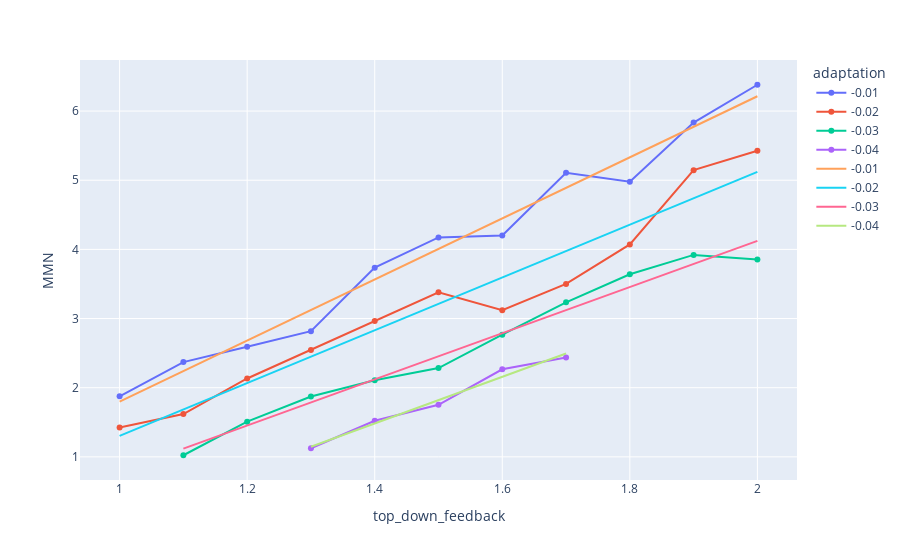

The code cell stored with this chart in its notebook:
### Code cell
# TODO fit by a linear regression and plot the results

from sklearn.linear_model import LinearRegression

fig = px.line(df_temp_q, x = 'top_down_feedback', y = 'MMN', color = 'adaptation', markers = True)


for i in [-0.01,-0.02,-0.03,-0.04]:
    temp = df_temp_q[df_temp_q['adaptation'] == i]
    l = np.array(temp['top_down_feedback'])
    l = l[:,np.newaxis]
    #l = np.reshape(l,(len(l),1))
    m = np.array(temp['MMN'])
    m = m[:,np.newaxis]
    # print(l)
    reg = LinearRegression().fit(l,m)
    # df_temp_2 = pd.DataFrame(list(zip(temp['top_down_feedback'],reg.predict(l))), columns = ['top_down','pred'])
    # figtemp = px.line(df_temp_2, x='top_down', y='pred', color = 'test')
    fig.add_trace(go.Scatter(x = temp['top_down_feedback'], y = np.reshape(reg.predict(l),-1), mode = 'lines', name = str(i)))
fig.show()

### Figure 1 — Plotly figure (JSON) as saved in the notebook; plotly's stock layout.template omitted (floating-point values rounded to 4 significant figures)
{"data": [{"hovertemplate": "adaptation=-0.01<br>top_down_feedback=%{x}<br>MMN=%{y}<extra></extra>", "legendgroup": "-0.01", "line": {"color": "#636efa", "dash": "solid"}, "marker": {"symbol": "circle"}, "mode": "markers+lines", "name": "-0.01", "orientation": "v", "showlegend": true, "type": "scatter", "x": [1, 1.1, 1.2, 1.3, 1.4, 1.5, 1.6, 1.7, 1.8, 1.9, 2], "xaxis": "x", "y": [1.876, 2.371, 2.591, 2.817, 3.736, 4.173, 4.2, 5.108, 4.979, 5.834, 6.38], "yaxis": "y"}, {"hovertemplate": "adaptation=-0.02<br>top_down_feedback=%{x}<br>MMN=%{y}<extra></extra>", "legendgroup": "-0.02", "line": {"color": "#EF553B", "dash": "solid"}, "marker": {"symbol": "circle"}, "mode": "markers+lines", "name": "-0.02", "orientation": "v", "showlegend": true, "type": "scatter", "x": [1, 1.1, 1.2, 1.3, 1.4, 1.5, 1.6, 1.7, 1.8, 1.9, 2], "xaxis": "x", "y": [1.426, 1.619, 2.133, 2.546, 2.966, 3.379, 3.12, 3.501, 4.072, 5.146, 5.427], "yaxis": "y"}, {"hovertemplate": "adaptation=-0.03<br>top_down_feedback=%{x}<br>MMN=%{y}<extra></extra>", "legendgroup": "-0.03", "line": {"color": "#00cc96", "dash": "solid"}, "marker": {"symbol": "circle"}, "mode": "markers+lines", "name": "-0.03", "orientation": "v", "showlegend": true, "type": "scatter", "x": [1.1, 1.2, 1.3, 1.4, 1.5, 1.6, 1.7, 1.8, 1.9, 2], "xaxis": "x", "y": [1.023, 1.509, 1.873, 2.107, 2.284, 2.767, 3.235, 3.641, 3.92, 3.852], "yaxis": "y"}, {"hovertemplate": "adaptation=-0.04<br>top_down_feedback=%{x}<br>MMN=%{y}<extra></extra>", "legendgroup": "-0.04", "line": {"color": "#ab63fa", "dash": "solid"}, "marker": {"symbol": "circle"}, "mode": "markers+lines", "name": "-0.04", "orientation": "v", "showlegend": true, "type": "scatter", "x": [1.3, 1.4, 1.5, 1.6, 1.7], "xaxis": "x", "y": [1.125, 1.521, 1.752, 2.266, 2.438], "yaxis": "y"}, {"mode": "lines", "name": "-0.01", "type": "scatter", "x": [1, 1.1, 1.2, 1.3, 1.4, 1.5, 1.6, 1.7, 1.8, 1.9, 2], "y": [1.797, 2.239, 2.681, 3.123, 3.564, 4.006, 4.448, 4.889, 5.331, 5.773, 6.214]}, {"mode": "lines", "name": "-0.02", "type": "scatter", "x": [1, 1.1, 1.2, 1.3, 1.4, 1.5, 1.6, 1.7, 1.8, 1.9, 2], "y": [1.304, 1.685, 2.067, 2.449, 2.831, 3.212, 3.594, 3.976, 4.358, 4.739, 5.121]}, {"mode": "lines", "name": "-0.03", "type": "scatter", "x": [1.1, 1.2, 1.3, 1.4, 1.5, 1.6, 1.7, 1.8, 1.9, 2], "y": [1.12, 1.454, 1.787, 2.121, 2.454, 2.788, 3.122, 3.455, 3.789, 4.122]}, {"mode": "lines", "name": "-0.04", "type": "scatter", "x": [1.3, 1.4, 1.5, 1.6, 1.7], "y": [1.146, 1.483, 1.82, 2.158, 2.495]}], "layout": {"legend": {"title": {"text": "adaptation"}, "tracegroupgap": 0}, "margin": {"t": 60}, "xaxis": {"anchor": "y", "domain": [0, 1], "title": {"text": "top_down_feedback"}}, "yaxis": {"anchor": "x", "domain": [0, 1], "title": {"text": "MMN"}}}}
